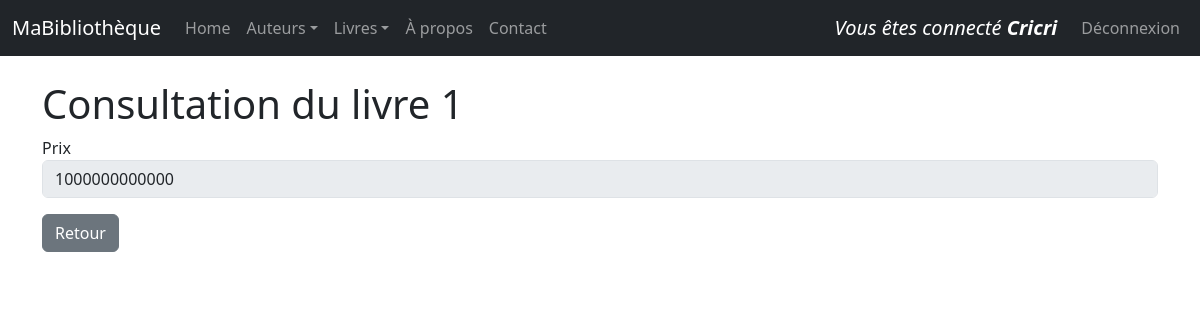
/livres/1/view/ (signed in), run on the app's committed database.
### monApp/models.py (models this page shows, shortened)
class User(db.Model, UserMixin):
    Login = db.Column( db.String(100), primary_key=True )
    Password = db.Column( db.String(100) )
    @login_manager.user_loader
    def load_user(username):
        return User.query.get(username)

class Livre(db.Model):
    idL = db.Column( db.Integer, primary_key = True)
    Prix = db.Column( db.Integer)
    Titre = db.Column( db.String(255))
    Url = db.Column( db.String(255))
    Img = db.Column( db.String(255))
    auteur_id = db.Column (db.Integer , db.ForeignKey ("auteur.idA") )
    auteur = db.relationship ("Auteur", backref =db.backref ("livres", lazy="dynamic") )

### monApp/views.py (the view)
@app.route('/livres/<idL>/view/')
def viewLivre(idL):
    unLivre = Livre.query.get(idL)
    unForm = FormLivre(idL=unLivre.idL,Prix=unLivre.Prix)
    return render_template("livre_view.html",selectedLivre=unLivre, viewForm=unForm)

### monApp/forms.py
class FormLivre(FlaskForm):
    idL=HiddenField('idL')
    Prix = FloatField ('Prix',validators =[DataRequired()])

### monApp/templates/livre_view.html (shortened to what this page needs)
{% extends "base.html" %}
{% block main %}
<h1 >Consultation du livre {{ selectedLivre.idL }}</h1>
<form role="form" method="POST" action="">
    <div class="form-group mb-3">
        {{ viewForm.Prix.label }}
        {{ viewForm.Prix(size=50, disabled=True, class_="form-control") }}
    </div>
    <a href="{{ url_for('getLivres') }}" class="btn btn-secondary">Retour</a>
</form >
{% endblock %}

### monApp/templates/base.html (shortened to what this page needs)
<html>
<head>
    <link rel="stylesheet" href="{{ url_for('static', filename='css/style.css') }}">
    <link href="https://cdn.jsdelivr.net/npm/bootstrap@5.3.0/dist/css/bootstrap.min.css" rel="stylesheet">
</head>
<body>
    {% block navbar %}
    <nav class="navbar navbar-expand-md navbar-dark bg-dark fixed-top">
        <div class="container-fluid">
            <a class="navbar-brand">MaBibliothèque</a>
            <div class="collapse navbar-collapse" id="mainNavbar">
                <ul class="navbar-nav me-auto mb-2 mb-md-0">
                    <li class="nav-item">
                        <a class="nav-link" href="{{ url_for('index') }}">Home</a>
                    </li>
                    <li class="nav-item dropdown">
                        <a class="nav-link dropdown-toggle" href="#" id="auteursDropdown" role="button" data-bs-toggle="dropdown" aria-expanded="false">Auteurs</a>
                    </li>
                    <li class="nav-item dropdown">
                        <a class="nav-link dropdown-toggle" href="#" id="livresDropdown" role="button" data-bs-toggle="dropdown" aria-expanded="false">Livres</a>
                    </li>
                    <li class="nav-item">
                        <a class="nav-link" href="{{ url_for('about') }}">À propos</a>
                    </li>
                    <li class="nav-item">
                        <a class="nav-link" href="{{ url_for('contact') }}">Contact</a>
                    </li>
                </ul>
                <ul class="nav navbar-nav navbar-right">
                    {% if current_user.is_authenticated %}
                        <a class="navbar-brand"><em>Vous êtes connecté <strong>{{ current_user.Login}}</strong></em></a>
                        <li class="nav-item"><a class="nav-link" href="{{ url_for ('logout') }}">Déconnexion</a></li >
                    {% else %}
                        <li class="nav-item"><a class="nav-link" href="{{ url_for ('login') }}">Se connecter</a></li >
                    {% endif %}
                </ul>
            </div>
        </div>
    </nav>
    {% endblock %}
    {% block content %}
    <main id="main" role="main" class="container">
        {% block main %}{% endblock %}
    </main>
    {% endblock %}
</body>
</html>

### monApp/static/css/style.css (style rules this page uses)
h1 { color: red; }
#main { margin-top: 5em; }
body { font-family: sans-serif; }

### data on the page
User: Login "Cricri"
Livre: idL "1", Prix "1000000000000"

### other printed values
{{ viewForm.Prix.label }} "Prix"
